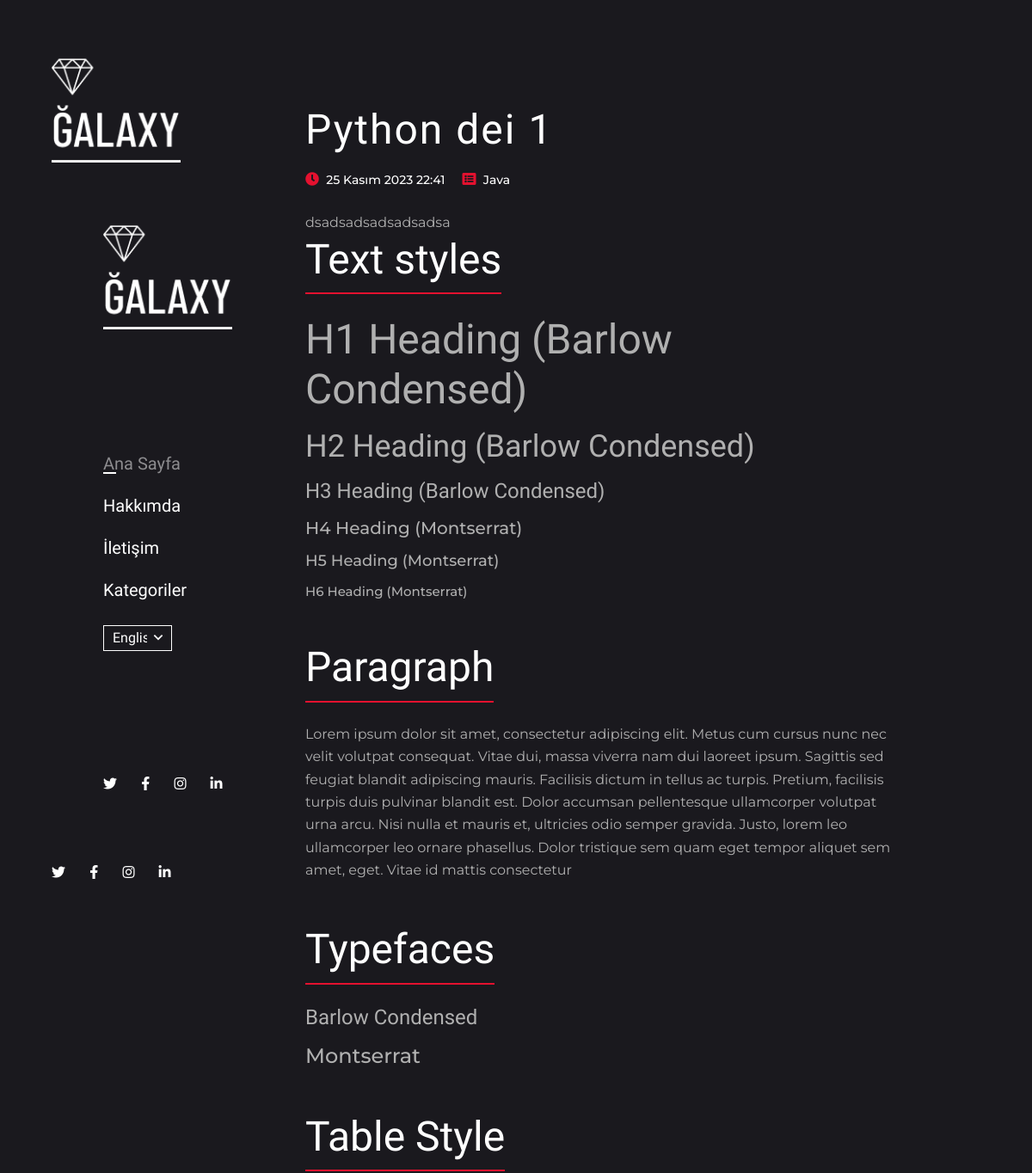
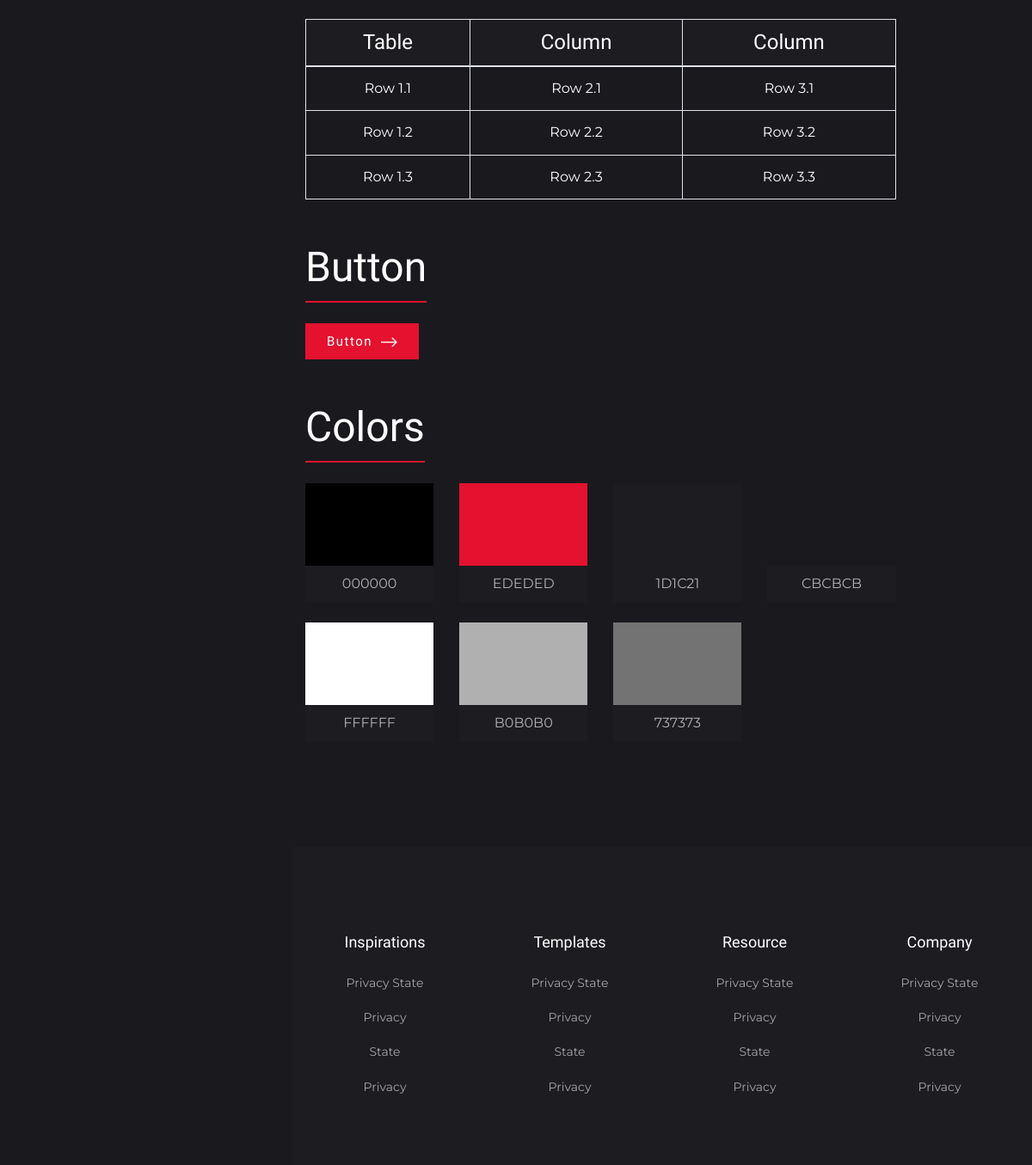
The page /blog_detail/python-dei-1 on the database its author committed (2 pictures, top to bottom).
### blogs/models.py (models this page shows, shortened)
class Article(models.Model):
    title = models.CharField(max_length=100)
    description = RichTextField()
    image = models.ImageField(upload_to="blogs", null=True)  # null=True değerini sil
    is_active = models.BooleanField(default=True)
    created_date = models.DateTimeField(auto_now_add=True)
    slug = models.SlugField(unique=True, null=False, blank=True, db_index=True, editable=False)
    categories = models.ManyToManyField(Category)

class Category(models.Model):
    name = models.CharField(max_length=50)
    slug = models.SlugField(null=False, blank=True, unique=True, db_index=True, editable=False)
    def __str__(self):
        return f"{self.name}"

### blogs/views.py (the view)
# urls.py: path('blog_detail/<slug:slug>', views.blog_detail, name="blog_detail")
def blog_detail(request, slug):
    blog = models.Article.objects.get(slug=slug)
    return render(request, "blog-details.html", context={
        "blog": blog
    })

### templates/blog-details.html (shortened to what this page needs)
{% extends 'base.html' %}
{% load static %}
{% block content %}
<div class="container py-4 my-5">
    <div class="row justify-content-between">
        <div class="col-lg-10">
            <h1 class="text-white add-letter-space mt-4">
                {{ blog.title }}
            </h1>
            <ul class="post-meta mt-3 mb-4">
                <li class="d-inline-block mr-3">
                    <span class="fas fa-clock text-primary"></span>
                    <a class="ml-1" href="#">
                        {{ blog.created_date }}
                    </a>
                </li>
                <li class="d-inline-block">
                    <span class="fas fa-list-alt text-primary"></span>
                    {% for categori in blog.categories.all %}
                    <a class="ml-1" href="{% url 'kategoriler_detay' categori.slug %}">{{ categori }}</a>
                    {% endfor %}
                </li>
            </ul>
            <p>
                {{ blog.description|safe }}
            </p>
            <div class="widget">
                <h1 class="widget-title text-white d-inline-block mb-4">Text styles</h1>
                <h1 class="h1 mb-3">H1 Heading (Barlow Condensed)</h1>
                <h2 class="h2 mb-3">H2 Heading (Barlow Condensed)</h2>
                <h3 class="h3 mb-3">H3 Heading (Barlow Condensed)</h3>
                <h4 class="h4 mb-3">H4 Heading (Montserrat)</h4>
                <h5 class="h5 mb-3">H5 Heading (Montserrat)</h5>
                <h6 class="h6 mb-3">H6 Heading (Montserrat)</h6>
            </div>
            <div class="widget">
                <h1 class="widget-title text-white d-inline-block mb-4">Paragraph</h1>
                <p>Lorem ipsum dolor sit amet, consectetur adipiscing elit. Metus cum cursus nunc nec velit
                    volutpat consequat. Vitae dui, massa viverra nam dui laoreet ipsum. Sagittis sed feugiat
                    blandit adipiscing mauris. Facilisis dictum in tellus ac turpis. Pretium, facilisis turpis
                    duis pulvinar blandit est. Dolor accumsan pellentesque ullamcorper volutpat urna arcu. Nisi
                    nulla et mauris et, ultricies odio semper gravida. Justo, lorem leo ullamcorper leo ornare
                    phasellus. Dolor tristique sem quam eget tempor aliquet sem amet, eget. Vitae id mattis
                    consectetur </p>
            </div>
            <div class="widget">
                <h1 class="widget-title text-white d-inline-block mb-4">Typefaces</h1>
                <h3 class="font-primary mb-3">Barlow Condensed</h3>
                <h3 class="font-secondary">Montserrat</h3>
            </div>
            <div class="widget">
                <h1 class="widget-title text-white d-inline-block mb-4">Table Style</h1>
                <table class="table table-bordered text-center text-white table-transparent">
                    <thead class="bg-dark">
                    <tr>
                        <th class="h3" scope="col">Table</th>
                        <th class="h3" scope="col">Column</th>
                        <th class="h3" scope="col">Column</th>
                    </tr>
                    </thead>
                    <tbody>
                    <tr>
                        <td>Row 1.1</td>
                        <td>Row 2.1</td>
                        <td>Row 3.1</td>
                    </tr>
                    <tr>
                        <td>Row 1.2</td>
                        <td>Row 2.2</td>
                        <td>Row 3.2</td>
                    </tr>
                    <tr>
                        <td>Row 1.3</td>
                        <td>Row 2.3</td>
                        <td>Row 3.3</td>
                    </tr>
                    </tbody>
                </table>
            </div>
            <div class="widget">
                <h1 class="widget-title text-white d-inline-block mb-4">Button</h1>
                <div class="d-block">
                    <a class="btn btn-primary" href="#!">Button <img src="{% static 'images/arrow-right.png' %}"
                                                                     alt=""></a>
                </div>
            </div>
            <div class="widget">
                <h1 class="widget-title text-white d-inline-block">Colors</h1>
                <div class="row text-center">
                    <div class="col-sm-3 mt-4">
                        <div class="rounded">
                            <div class="bg-black py-5"></div>
                            <p class="bg-dark py-2">000000</p>
                        </div>
                    </div>
                    <div class="col-sm-3 mt-4">
                        <div class="rounded">
                            <div class="bg-primary py-5"></div>
                            <p class="bg-dark py-2">EDEDED</p>
                        </div>
                    </div>
                    <div class="col-sm-3 mt-4">
                        <div class="rounded">
                            <div class="bg-dark py-5"></div>
                            <p class="bg-dark py-2">1D1C21</p>
                        </div>
                    </div>
                    <div class="col-sm-3 mt-4">
                        <div class="rounded">
                            <div class="bg-dark-gray py-5"></div>
                            <p class="bg-dark py-2">CBCBCB</p>
                        </div>
                    </div>
                    <div class="col-sm-3 mt-4">
                        <div class="rounded">
                            <div class="bg-white py-5"></div>
                            <p class="bg-dark py-2">FFFFFF</p>
                        </div>
                    </div>
                    <div class="col-sm-3 mt-4">
                        <div class="rounded">
                            <div class="bg-gray py-5"></div>
                            <p class="bg-dark py-2">B0B0B0</p>
                        </div>
                    </div>
                    <div class="col-sm-3 mt-4">
                        <div class="rounded">
                            <div class="bg-black-700-darken py-5"></div>
                            <p class="bg-dark py-2">737373</p>
                        </div>
                    </div>
                </div>
            </div>
        </div>
    </div>
</div>
{% endblock %}

### static/css/style.css (style rules this page uses)
body { color: #B0B0B0; background-color: #1A191E; font-family: "Montserrat", sans-serif; font-size: 16px; line-height: 1.65; overflow-y: hidden; }
body.loaded { overflow-y: scroll; }
.btn { font-size: 15px; padding: 10px 25px; letter-spacing: 0.1em; color: #ffffff; font-family: "Barlow Condensed", sans-serif; border-radius: 0; border: 0; }
.btn img { margin-left: 5px; width: 19px; position: relative; }
.btn-primary { background-color: #E4112F; }
.font-primary { font-family: "Barlow Condensed", sans-serif; }
.font-secondary { font-family: "Montserrat", sans-serif; }
.add-letter-space { letter-spacing: 2px; }
.bg-gray { background-color: #B0B0B0; }
.text-primary, .text-primary-onHover:hover { color: #E4112F !important; }
.bg-primary { background-color: #E4112F !important; }
.bg-dark { background-color: #1D1C21 !important; }
.bg-black { background-color: #000000; }
.bg-black-700-darken { background-color: #737373; }
h1, .h1, h2, .h2, h3, .h3, h4 { font-family: "Barlow Condensed", sans-serif; }
h1, .h1 { font-size: 48px; }
h2, .h2 { font-size: 36px; }
h3, .h3 { font-size: 24px; }
h4, .h4 { font-size: 20px; }
h5, .h5 { font-size: 18px; }
h6, .h6 { font-size: 15px; }
.h4, h5, .h5, h6, .h6, p { font-family: "Montserrat", sans-serif; }
h1, .h1, h2, .h2, h3, .h3, h4, .h4, h5, .h5, h6, .h6, p { margin: 0; }
a { text-decoration: none; display: inline-block; transition: all 0.3s; }
ul, li { padding: 0; margin: 0; }
.post-meta li a { color: #ffffff; font-weight: 500; font-size: 14px; }
.widget { margin-bottom: 50px; }
.widget-title { border-bottom: 2px solid #E4112F; padding-bottom: 10px; }

### rows shown on the page
Article: title "Python dei 1", created_date "25 Kasım 2023 22:41", description "dsadsadsadsadsadsa"
Category: name "Java"
